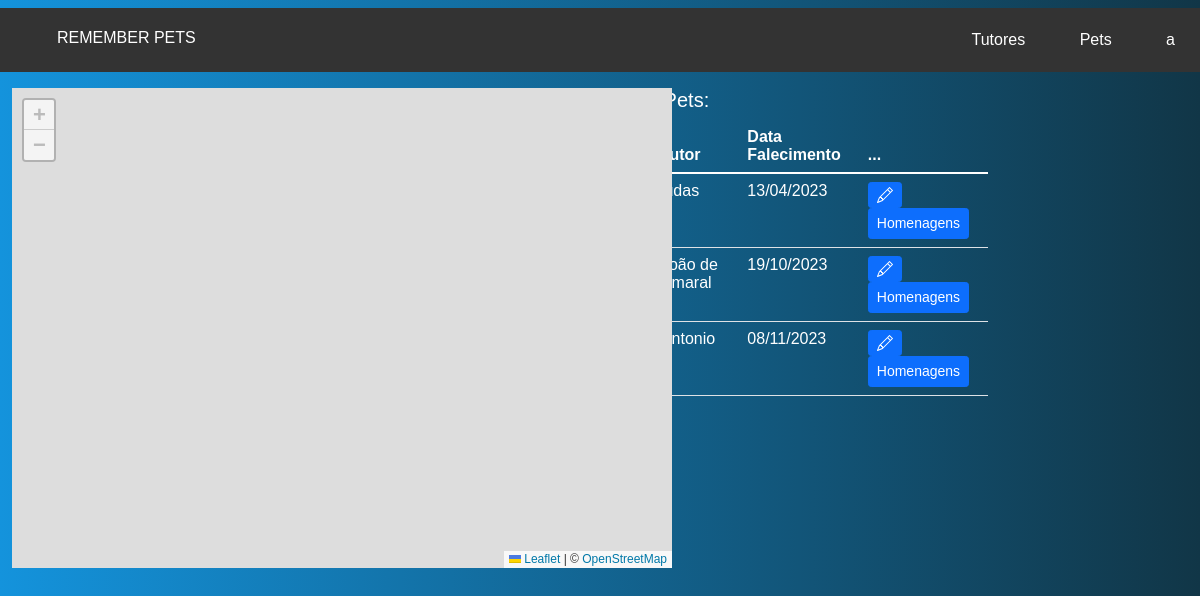
Page /index.php (signed in) on the committed database.
### tables this page shows
CREATE TABLE IF NOT EXISTS `pets` (
  `idpet` int NOT NULL AUTO_INCREMENT,
  `id_usuario` int NOT NULL,
  `nomepet` varchar(100) NOT NULL,
  `data` varchar(15) NOT NULL,
  `ativo` char(3) DEFAULT NULL,
  `latitude` varchar(50) NOT NULL,
  `longitude` varchar(50) NOT NULL,
  PRIMARY KEY (`idpet`),
  KEY `id_usuario` (`id_usuario`),
  KEY `nomepet` (`nomepet`)
);

CREATE TABLE IF NOT EXISTS `solicitar` (
  `id` int NOT NULL AUTO_INCREMENT,
  `nome` varchar(100) NOT NULL,
  `email` varchar(100) NOT NULL,
  `senha` varchar(100) NOT NULL,
  `nascimento` varchar(15) NOT NULL,
  `cpf` varchar(15) NOT NULL,
  PRIMARY KEY (`id`)
);

### index.php (the view, shortened to what this page needs)
<?php
$logado = $_SESSION['email'];
include_once("conexao.php");
$sql = "SELECT * FROM pets INNER JOIN solicitar ON pets.id_usuario = solicitar.id WHERE ativo = 'sim'";
$result = $conn->query($sql);
?>
<html lang="en">
<head>
    <link
      rel="stylesheet"
      href="https://unpkg.com/leaflet@1.7.1/dist/leaflet.css"
    />
    <link
      href="https://cdn.jsdelivr.net/npm/bootstrap@5.1.2/dist/css/bootstrap.min.css"
      rel="stylesheet"
    />
</head>
<body>
<ul>
<h2><a href="index.php">REMEMBER PETS</a></h2>
<li><a>Tutores</a>
</li>
<li><a>Pets</a>
</li>
<li><a><?php print_r($logado);?></a>
</li>
</ul>
 <div class="container-fluid mt-3">
      <div class="row">
        <div class="col-md-5">
          <div id="map" style="width: 55em; height: 40em"></div>
        </div>
        <div class="col-md-5">
          <div class="add">
            <div class="escolha" style="width: 25em; height: 1em; float: right;">
              <h5>Lista de Pets:</h5>
              <table class="table text-white table-bg">
            <thead>
                <tr>
                    <th scope="col">Nome</th>
                    <th scope="col">Tutor</th>
                    <th scope="col">Data Falecimento</th>
                    <th scope="col">...</th>
                </tr>
            </thead>
            <tbody>
                <?php
                    while($user_data = mysqli_fetch_assoc($result)) {
                        echo "<tr>";
                        echo "<td>".$user_data['nomepet']."</td>";
                        echo "<td>".$user_data['nome']."</td>";
                        echo "<td>".$user_data['data']."</td>";
                        echo "<td>
                        <a class='btn btn-sm btn-primary' href='editpet.php?nomepet=$user_data[nomepet]' title='Editar'>
                            <svg xmlns='http://www.w3.org/2000/svg' width='16' height='16' fill='currentColor' class='bi bi-pencil' viewBox='0 0 16 16'>
                                <path d='M12.146.146a.5.5 0 0 1 .708 0l3 3a.5.5 0 0 1 0 .708l-10 10a.5.5 0 0 1-.168.11l-5 2a.5.5 0 0 1-.65-.65l2-5a.5.5 0 0 1 .11-.168l10-10zM11.207 2.5 13.5 4.793 14.793 3.5 12.5 1.207 11.207 2.5zm1.586 3L10.5 3.207 4 9.707V10h.5a.5.5 0 0 1 .5.5v.5h.5a.5.5 0 0 1 .5.5v.5h.293l6.5-6.5zm-9.761 5.175-.106.106-1.528 3.821 3.821-1.528.106-.106A.5.5 0 0 1 5 12.5V12h-.5a.5.5 0 0 1-.5-.5V11h-.5a.5.5 0 0 1-.468-.325z'/>
                            </svg>
                            </a>
                            <a class='btn btn-sm btn-primary' href='listhomenagem.php?nomepet=$user_data[nomepet]' title='Editar'>Homenagens
                            </a>
                            </td>";
                        echo "</tr>";
                    }
                    ?>
            </tbody>
        </table>
            </div>
          </div>
        </div>
      </div>
    </div>
<link rel="stylesheet" href="https://cdnjs.cloudflare.com/ajax/libs/leaflet/1.7.1/leaflet.css"
integrity="sha512-xodZBNTC5n17Xt2atTPuE1HxjVMSvLVW9ocqUKLsCC5CXdbqCmblAshOMAS6/keqq/sMZMZ19scR4PsZChSR7A==" />
</body>
</html>

### index.php (style rules this page uses)
* { padding: 0; margin: 0; font-family:sans-serif; }
body { background: linear-gradient(to right, rgb(20, 147, 220), rgb(17, 54, 71)); color: white; }
ul { list-style: none; background: #333; text-align: right; }
ul h2 a { float: left; display: block; padding: 20px 25px; color: #FFF; text-decoration: none; text-align: left; font-size: 16px; }
ul li { display: inline-block; position: relative; }
ul li a { display: block; padding: 20px 25px; color: #FFF; text-decoration: none; text-align: left; font-size: 16px; margin: 0px 0px; }
#map { height: 98vh; width: 100hw }

### rows in the picture
pets: solicitar.nome "judas", data "13/04/2023"
pets: solicitar.nome "João de Amaral", data "19/10/2023"
pets: solicitar.nome "Antonio", data "08/11/2023"
